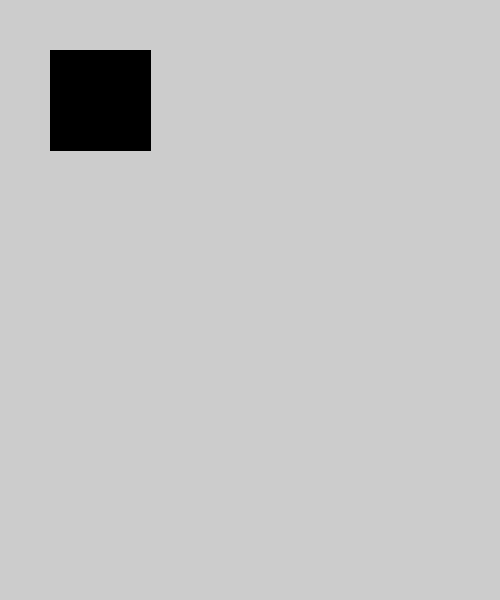
Frame 1 (no input)
Frame 60 (the mouse pressed at the canvas centre just before this capture): identical to frame 1, image omitted
Frame 120 (the mouse held since frame 60 and released just before this capture): identical to frame 1, image omitted

The Processing sketch that drew this single still picture (run headless with seeded random() and noise(); from frame 60 on, the mouse is pressed at the canvas centre):

// Processing sketch: change_colour_3_click
// ── change_colour_3_click.pde
int i=0;
 void setup()
{size(500,600);

}
void draw()
{stroke(0);
fill(i);
rect(50,50,100,100);


}
void mouseClicked()
{if(i==0)
i=255;
else
i=0;
}
